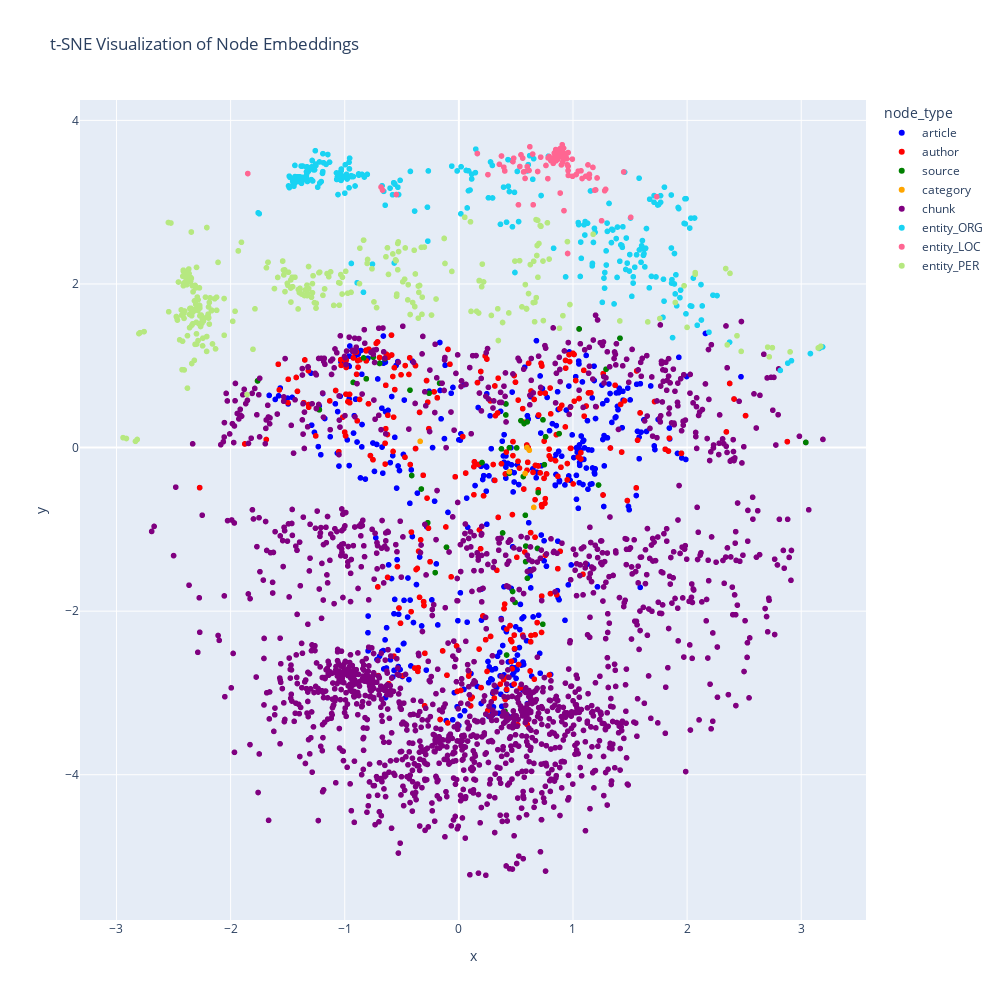

Notebook source saved alongside this figure:
### Code cell
# -------------------------------
# Step 1: Extract embeddings and node info from the graph
# -------------------------------
embedding_list = []  # List to store embedding vectors
node_ids = []        # List to store node IDs
node_types = []      # List to store node types (e.g., article, chunk, etc.)
node_categories = [] 
node_authors = [] 
node_sources = [] 

# Iterate over all nodes in the graph G
for node, data in G.nodes(data=True):
    if "embedding" in data:
        embedding_list.append(data["embedding"])
        node_ids.append(node)
        node_types.append(data.get("type", "unknown"))
        node_categories.append(data.get("category", "unknown"))
        node_authors.append(data.get("author", "unknown"))
        node_sources.append(data.get("source", "unknown"))


# Check how many embeddings were extracted
print(f"Extracted embeddings from {len(embedding_list)} nodes.")

# -------------------------------
# Step 2: Convert embeddings to a numpy array
# -------------------------------
embeddings_array = np.array(embedding_list)
print(f"Embeddings array shape: {embeddings_array.shape}")

# -------------------------------
# Step 3: Apply t-SNE to reduce the embeddings to 2D
# -------------------------------
tsne = TSNE(n_components=2, random_state=42, perplexity=1000)
embeddings_2d = tsne.fit_transform(embeddings_array)
print("t-SNE transformation complete.")

# -------------------------------
# Step 4: Create a DataFrame with the 2D coordinates and node information
# -------------------------------
df_tsne = pd.DataFrame(embeddings_2d, columns=['x', 'y'])
df_tsne['node_id'] = node_ids
df_tsne['node_type'] = node_types
df_tsne['category'] = node_categories 
df_tsne['author'] = node_authors
df_tsne['source'] = node_sources 

# -------------------------------
# Step 5: Create an interactive scatter plot using Plotly
# -------------------------------
color_map = {
    "article": "blue",
    "author": "red",
    "source": "green",
    "category": "orange",
    "chunk": "purple"
}

fig = px.scatter(
    df_tsne,
    x='x',
    y='y',
    color='node_type',
    color_discrete_map=color_map,
    hover_data=['node_id', 'node_type', 'category', 'author', 'source'],
    title="t-SNE Visualization of Node Embeddings",
    width=1000,
    height=1000
)
fig.show()

### Figure 1 — Plotly figure (JSON) as saved in the notebook; plotly's stock layout.template omitted (floating-point values rounded to 4 significant figures; data arrays with more than 128 entries replaced by an {"elided": "..."} marker saying what was removed)
{"data": [{"customdata": {"elided": "609x5 mixed values"}, "hovertemplate": "node_type=%{customdata[1]}<br>x=%{x}<br>y=%{y}<br>node_id=%{customdata[0]}<br>category=%{customdata[2]}<br>author=%{customdata[3]}<br>source=%{customdata[4]}<extra></extra>", "legendgroup": "article", "marker": {"color": "blue", "symbol": "circle"}, "mode": "markers", "name": "article", "showlegend": true, "type": "scattergl", "x": {"elided": "609 float values"}, "xaxis": "x", "y": {"elided": "609 float values"}, "yaxis": "y"}, {"customdata": {"elided": "300x5 str values"}, "hovertemplate": "node_type=%{customdata[1]}<br>x=%{x}<br>y=%{y}<br>node_id=%{customdata[0]}<br>category=%{customdata[2]}<br>author=%{customdata[3]}<br>source=%{customdata[4]}<extra></extra>", "legendgroup": "author", "marker": {"color": "red", "symbol": "circle"}, "mode": "markers", "name": "author", "showlegend": true, "type": "scattergl", "x": {"elided": "300 float values"}, "xaxis": "x", "y": {"elided": "300 float values"}, "yaxis": "y"}, {"customdata": {"elided": "49x5 str values"}, "hovertemplate": "node_type=%{customdata[1]}<br>x=%{x}<br>y=%{y}<br>node_id=%{customdata[0]}<br>category=%{customdata[2]}<br>author=%{customdata[3]}<br>source=%{customdata[4]}<extra></extra>", "legendgroup": "source", "marker": {"color": "green", "symbol": "circle"}, "mode": "markers", "name": "source", "showlegend": true, "type": "scattergl", "x": [1.224, 0.5716, 0.5864, -0.9262, -0.3289, -0.1688, -0.2075, 0.7492, -0.6487, -0.2606, 0.4927, 0.3834, 0.412, 0.3732, 0.4417, -0.4282, 0.5989, 0.585, -0.2725, 0.5968, 0.5068, 0.4708, 0.6886, 0.5824, 0.4182, -0.8346, 0.6947, 1.054, -0.1083, 0.4121, -0.8114, -0.6944, 1.29, 0.4037, 1.412, -0.7504, 0.5439, 0.5646, 0.7601, 0.2028, -0.4132, 0.7372, 3.04, 0.8783, 0.7354, 0.6003, -1.764, -1.223, 0.443], "xaxis": "x", "y": [-0.4577, 0.2934, -1.205, 0.7965, -0.5068, 0.7869, -1.529, -0.209, 1.085, 0.664, -1.893, -1.044, 0.3984, -0.01575, -0.3153, 0.7016, 0.3134, -1.395, -0.9192, 0.0001009, -0.003906, -1.76, -1.233, -0.8278, -2.536, 1.096, -0.5499, 1.45, -1.219, 0.5327, 0.8405, 1.029, 0.9577, -3.223, 1.336, 1.104, 0.3288, -0.3547, 0.1314, -0.183, -0.3419, 0.3387, 0.06268, 0.1699, -2.16, -1.598, 0.8149, 0.4614, -0.001973], "yaxis": "y"}, {"customdata": [["entertainment", "category", "unknown", "unknown", "unknown"], ["business", "category", "unknown", "unknown", "unknown"], ["sports", "category", "unknown", "unknown", "unknown"], ["technology", "category", "unknown", "unknown", "unknown"], ["health", "category", "unknown", "unknown", "unknown"], ["science", "category", "unknown", "unknown", "unknown"]], "hovertemplate": "node_type=%{customdata[1]}<br>x=%{x}<br>y=%{y}<br>node_id=%{customdata[0]}<br>category=%{customdata[2]}<br>author=%{customdata[3]}<br>source=%{customdata[4]}<extra></extra>", "legendgroup": "category", "marker": {"color": "orange", "symbol": "circle"}, "mode": "markers", "name": "category", "showlegend": true, "type": "scattergl", "x": [0.4427, 0.5805, -0.3391, 0.6564, 0.5968, 0.6175], "xaxis": "x", "y": [-0.2954, -0.3172, 0.07598, -0.7313, 0.0001009, -0.03264], "yaxis": "y"}, {"customdata": {"elided": "1660x5 str values"}, "hovertemplate": "node_type=%{customdata[1]}<br>x=%{x}<br>y=%{y}<br>node_id=%{customdata[0]}<br>category=%{customdata[2]}<br>author=%{customdata[3]}<br>source=%{customdata[4]}<extra></extra>", "legendgroup": "chunk", "marker": {"color": "purple", "symbol": "circle"}, "mode": "markers", "name": "chunk", "showlegend": true, "type": "scattergl", "x": {"elided": "1660 float values"}, "xaxis": "x", "y": {"elided": "1660 float values"}, "yaxis": "y"}, {"customdata": {"elided": "314x5 str values"}, "hovertemplate": "node_type=%{customdata[1]}<br>x=%{x}<br>y=%{y}<br>node_id=%{customdata[0]}<br>category=%{customdata[2]}<br>author=%{customdata[3]}<br>source=%{customdata[4]}<extra></extra>", "legendgroup": "entity_ORG", "marker": {"color": "#19d3f3", "symbol": "circle"}, "mode": "markers", "name": "entity_ORG", "showlegend": true, "type": "scattergl", "x": {"elided": "314 float values"}, "xaxis": "x", "y": {"elided": "314 float values"}, "yaxis": "y"}, {"customdata": {"elided": "90x5 str values"}, "hovertemplate": "node_type=%{customdata[1]}<br>x=%{x}<br>y=%{y}<br>node_id=%{customdata[0]}<br>category=%{customdata[2]}<br>author=%{customdata[3]}<br>source=%{customdata[4]}<extra></extra>", "legendgroup": "entity_LOC", "marker": {"color": "#FF6692", "symbol": "circle"}, "mode": "markers", "name": "entity_LOC", "showlegend": true, "type": "scattergl", "x": [1.506, 0.8445, 0.8984, -1.85, 1.19, 1.198, 0.8649, 0.8534, 0.8488, 0.8647, 0.9575, 1.131, 0.908, 0.3943, 0.3551, 0.8064, 1.278, 0.58, 1.08, 1.144, 0.2547, 0.9098, 0.8601, 0.9505, 0.6903, -0.5482, 1.045, 0.9962, 0.8504, 0.9569, 0.8882, 1.141, 0.8679, -0.682, 1.143, 0.5345, 0.6466, 0.9055, 0.8468, 1.028, 0.8427, 0.5595, 0.3735, 0.8365, 0.9115, 0.8635, -0.6689, 0.8165, 0.8879, 0.7632, 0.8663, 0.9571, 0.8523, 1.211, 0.7916, 0.8939, 0.6512, 1.175, 0.4024, 0.7798, 0.9945, 1.251, 0.9447, 0.9589, 0.8917, 1.07, 0.522, 0.6218, 0.1788, 0.9212, 0.717, 0.827, 0.1619, 0.5444, 0.6149, 1.734, 0.573, 0.5668, 1.111, 0.9529, 0.8688, 1.286, 0.4741, 0.5992, 1.445, 0.7818, 0.8633, 0.9174, 0.9384, 0.4804], "xaxis": "x", "y": [2.815, 3.568, 3.456, 3.35, 3.145, 3.15, 3.56, 3.558, 3.643, 3.611, 3.606, 3.455, 3.544, 3.427, 3.462, 3.506, 3.14, 3.29, 3.289, 3.337, 3.336, 3.493, 3.593, 3.456, 3.375, 3.093, 3.378, 3.316, 3.505, 3.385, 3.655, 3.295, 3.594, 3.184, 3.341, 3.436, 3.588, 3.702, 3.612, 3.338, 3.573, 3.538, 3.564, 3.6, 3.608, 3.52, 3.147, 3.536, 3.111, 3.449, 3.591, 3.439, 3.638, 3.296, 3.558, 3.585, 2.968, 3.425, 3.381, 3.288, 3.526, 2.773, 3.53, 3.327, 3.617, 3.383, 2.968, 3.677, 2.04, 2.896, 3.55, 3.475, 3.595, 3.579, 3.387, 3.067, 3.372, 3.37, 3.316, 2.372, 3.597, 3.157, 3.496, 3.435, 3.369, 3.54, 3.608, 3.66, 3.554, 3.537], "yaxis": "y"}, {"customdata": {"elided": "339x5 str values"}, "hovertemplate": "node_type=%{customdata[1]}<br>x=%{x}<br>y=%{y}<br>node_id=%{customdata[0]}<br>category=%{customdata[2]}<br>author=%{customdata[3]}<br>source=%{customdata[4]}<extra></extra>", "legendgroup": "entity_PER", "marker": {"color": "#B6E880", "symbol": "circle"}, "mode": "markers", "name": "entity_PER", "showlegend": true, "type": "scattergl", "x": {"elided": "339 float values"}, "xaxis": "x", "y": {"elided": "339 float values"}, "yaxis": "y"}], "layout": {"height": 1000, "legend": {"title": {"text": "node_type"}, "tracegroupgap": 0}, "title": {"text": "t-SNE Visualization of Node Embeddings"}, "width": 1000, "xaxis": {"anchor": "y", "domain": [0, 1], "title": {"text": "x"}}, "yaxis": {"anchor": "x", "domain": [0, 1], "title": {"text": "y"}}}}
